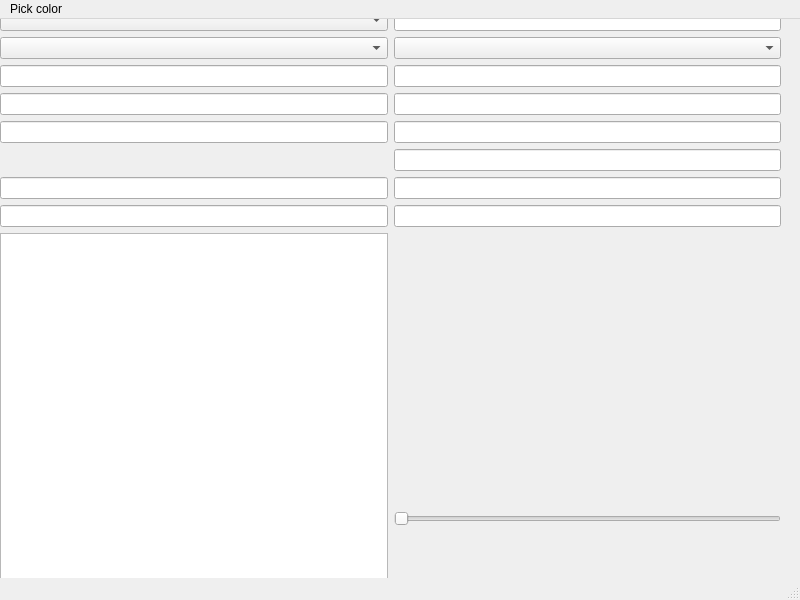
<?xml version="1.0" encoding="UTF-8"?>
<ui version="4.0">
 <class>MainWindow</class>
 <widget class="QMainWindow" name="MainWindow">
  <property name="geometry">
   <rect>
    <x>0</x>
    <y>0</y>
    <width>800</width>
    <height>600</height>
   </rect>
  </property>
  <property name="windowTitle">
   <string>MainWindow</string>
  </property>
  <widget class="QWidget" name="centralwidget">
   <widget class="QWidget" name="gridLayoutWidget">
    <property name="geometry">
     <rect>
      <x>0</x>
      <y>-10</y>
      <width>781</width>
      <height>815</height>
     </rect>
    </property>
    <layout class="QGridLayout" name="gridLayout">
     <item row="7" column="1">
      <widget class="QLineEdit" name="three_one"/>
     </item>
     <item row="5" column="0">
      <widget class="QLineEdit" name="one_four"/>
     </item>
     <item row="4" column="0">
      <widget class="QLineEdit" name="one_three"/>
     </item>
     <item row="6" column="1">
      <widget class="QLineEdit" name="three_four"/>
     </item>
     <item row="8" column="0">
      <widget class="QLineEdit" name="two_four"/>
     </item>
     <item row="2" column="1">
      <widget class="QComboBox" name="comboBox"/>
     </item>
     <item row="3" column="1">
      <widget class="QLineEdit" name="three_two"/>
     </item>
     <item row="2" column="0">
      <widget class="QComboBox" name="comboBox_2"/>
     </item>
     <item row="9" column="1">
      <widget class="QSlider" name="horizontalSlider">
       <property name="orientation">
        <enum>Qt::Horizontal</enum>
       </property>
      </widget>
     </item>
     <item row="9" column="0">
      <widget class="QGraphicsView" name="graphicsView"/>
     </item>
     <item row="5" column="1">
      <widget class="QLineEdit" name="two_three"/>
     </item>
     <item row="8" column="1">
      <widget class="QLineEdit" name="two_one"/>
     </item>
     <item row="1" column="0">
      <widget class="QComboBox" name="comboBox_3">
       <property name="currentText">
        <string/>
       </property>
      </widget>
     </item>
     <item row="1" column="1">
      <widget class="QLineEdit" name="three_three"/>
     </item>
     <item row="7" column="0">
      <widget class="QLineEdit" name="one_one"/>
     </item>
     <item row="4" column="1">
      <widget class="QLineEdit" name="two_two"/>
     </item>
     <item row="3" column="0">
      <widget class="QLineEdit" name="one_two"/>
     </item>
     <item row="10" column="1">
      <widget class="QLabel" name="label">
       <property name="text">
        <string>TextLabel</string>
       </property>
      </widget>
     </item>
    </layout>
   </widget>
  </widget>
  <widget class="QMenuBar" name="menubar">
   <property name="geometry">
    <rect>
     <x>0</x>
     <y>0</y>
     <width>800</width>
     <height>26</height>
    </rect>
   </property>
   <widget class="QMenu" name="menuPick_color">
    <property name="title">
     <string>Pick color</string>
    </property>
    <addaction name="actionOpen_palette"/>
   </widget>
   <addaction name="menuPick_color"/>
  </widget>
  <widget class="QStatusBar" name="statusbar"/>
  <action name="actionOpen_palette">
   <property name="text">
    <string>Open palette</string>
   </property>
  </action>
 </widget>
 <resources/>
 <connections/>
</ui>
